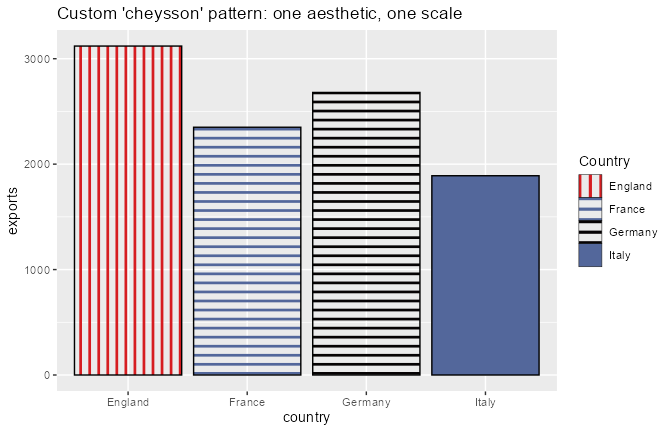

Write R code to recreate this figure.
# Proof of concept (2026-10-01): a custom ggpattern pattern, "cheysson", that draws a whole
# Cheysson swatch - background fill, hatch type, line color(s), angle - from one value of the
# `pattern_type` aesthetic, "<palette>:<element>". Suggested by Trevor Davis (ggpattern
# maintainer): https://github.com/trevorld/ggpattern/issues/154 . See dev/TASKS.md,
# "New development", for the 1.2.0 plan built on this.
#
# Registers the pattern with ggpattern's documented mechanism (options(ggpattern_geometry_funcs))
# and writes two PNGs next to this script.

suppressMessages({library(ggCheysson); library(ggplot2); library(ggpattern)})
out <- here::here("dev/custom-pattern")

# A "cheysson" geometry pattern: pattern_type names one swatch, "<palette>:<element>".
# Everything about the swatch comes from cheysson_patterns; the geom's own
# pattern_density / pattern_spacing still control line weight and spacing.
create_pattern_cheysson <- function(params, boundary_df, aspect_ratio, legend = FALSE) {
  key <- strsplit(params$pattern_type, ":", fixed = TRUE)[[1]]
  spec <- cheysson_pattern(key[1])[[as.integer(key[2])]]
  x <- boundary_df$x; y <- boundary_df$y; id <- boundary_df$id
  bg_col <- if (spec$type == "solid") spec$fill else spec$fill %||% "transparent"
  bg <- grid::polygonGrob(x, y, id = id, gp = grid::gpar(fill = bg_col, col = NA))
  if (spec$type == "solid") return(bg)
  lines <- gridpattern::patternGrob(
    if (spec$type == "crosshatch") "crosshatch" else "stripe",
    x = x, y = y, id = id,
    colour = NA,
    fill = spec$pattern_fill,
    fill2 = spec$pattern_fill2 %||% spec$pattern_fill,
    angle = spec$pattern_angle %||% 45,
    density = params$pattern_density,
    spacing = params$pattern_spacing
  )
  grid::grobTree(bg, lines)
}
options(ggpattern_geometry_funcs = list(cheysson = create_pattern_cheysson))

trade <- data.frame(country = c("France", "England", "Germany", "Italy"),
                    exports = c(2350, 3120, 2680, 1890))

# one mapping, one scale: the swatch name is the only thing that varies
p <- ggplot(trade, aes(country, exports)) +
  geom_col_pattern(aes(pattern_type = country), pattern = "cheysson", fill = NA,
                   pattern_density = 0.3, pattern_spacing = 0.025, colour = "black") +
  scale_pattern_type_manual(values = paste0("1886_28:", 1:4), name = "Country") +
  labs(title = "Custom 'cheysson' pattern: one aesthetic, one scale")
ggsave(file.path(out, "poc_custom_pattern.png"), p, width = 7, height = 4.5, dpi = 96,
       device = ragg::agg_png)

# the two-colour crosshatch of 1883_30 element 3, as a check on pattern_fill2
q <- ggplot(data.frame(k = factor(1:5), v = 1), aes(k, v)) +
  geom_col_pattern(aes(pattern_type = k), pattern = "cheysson", fill = NA,
                   pattern_density = 0.35, pattern_spacing = 0.04, colour = "black", width = 0.95) +
  scale_pattern_type_manual(values = paste0("1883_30:", 1:5)) +
  theme_void() + theme(legend.position = "none")
ggsave(file.path(out, "poc_custom_1883_30.png"), q, width = 7, height = 1.6, dpi = 96,
       device = ragg::agg_png)
cat("done\n")
